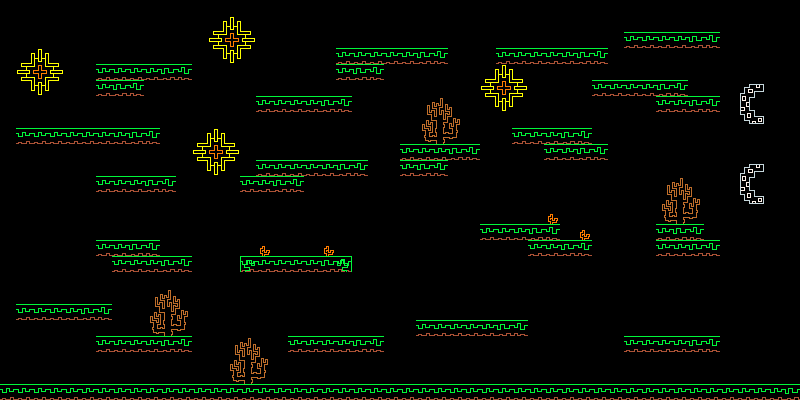

A 2D game scene composited from a Tiled map and its tileset images. What follows is a short description and the map's XML, with every tile layer's data as written:
An orthogonal 50x25 tile map with 16x16 px tiles, 2 tile layers (Tile Layer 1, deco) and 27 objects (22x soil, actor).

<map version="1.4" tiledversion="1.4.2" orientation="orthogonal" renderorder="right-down" width="50" height="25" tilewidth="16" tileheight="16" infinite="0" nextlayerid="4" nextobjectid="42">
 <tileset firstgid="1" name="tileset" tilewidth="16" tileheight="16" tilecount="480" columns="20">
  <image source="../img/Tileset.png" width="320" height="384" />
 </tileset>
 <layer id="1" name="Tile Layer 1" width="50" height="25">
  <data encoding="csv">
0,0,0,0,0,0,0,0,0,0,0,0,0,0,0,0,0,0,0,0,0,0,0,0,0,0,0,0,0,0,0,0,0,0,0,0,0,0,0,0,0,0,0,0,0,0,0,0,0,0,
0,0,0,0,0,0,0,0,0,0,0,0,0,0,0,0,0,0,0,0,0,0,0,0,0,0,0,0,0,0,0,0,0,0,0,0,0,0,0,0,0,0,0,0,0,0,0,0,0,0,
0,0,0,0,0,0,0,0,0,0,0,0,0,0,0,0,0,0,0,0,0,0,0,0,0,0,0,0,0,0,0,0,0,0,0,0,0,0,0,2,2,2,2,3,4,0,0,0,0,0,
0,0,0,0,0,0,0,0,0,0,0,0,0,0,0,0,0,0,0,0,0,2,2,2,2,2,3,4,0,0,0,2,2,2,2,2,3,4,0,0,0,0,0,0,0,0,0,0,0,0,
0,0,0,0,0,0,2,2,2,2,3,4,0,0,0,0,0,0,0,0,0,2,3,4,0,0,0,0,0,0,0,0,0,0,0,0,0,0,0,0,0,0,0,0,0,0,0,0,0,0,
0,0,0,0,0,0,2,3,4,0,0,0,0,0,0,0,0,0,0,0,0,0,0,0,0,0,0,0,0,0,0,0,0,0,0,0,0,2,2,2,2,3,4,0,0,0,0,0,0,0,
0,0,0,0,0,0,0,0,0,0,0,0,0,0,0,0,2,2,2,2,3,4,0,0,0,0,0,0,0,0,0,0,0,0,0,0,0,0,0,0,0,2,2,3,4,0,0,0,0,0,
0,0,0,0,0,0,0,0,0,0,0,0,0,0,0,0,0,0,0,0,0,0,0,0,0,0,0,0,0,0,0,0,0,0,0,0,0,0,0,0,0,0,0,0,0,0,0,0,0,0,
0,2,2,2,2,2,2,2,3,4,0,0,0,0,0,0,0,0,0,0,0,0,0,0,0,0,0,0,0,0,0,0,2,2,2,3,4,0,0,0,0,0,0,0,0,0,0,0,0,0,
0,0,0,0,0,0,0,0,0,0,0,0,0,0,0,0,0,0,0,0,0,0,0,0,0,2,2,2,3,4,0,0,0,0,2,2,3,4,0,0,0,0,0,0,0,0,0,0,0,0,
0,0,0,0,0,0,0,0,0,0,0,0,0,0,0,0,2,2,2,2,2,3,4,0,0,2,3,4,0,0,0,0,0,0,0,0,0,0,0,0,0,0,0,0,0,0,0,0,0,0,
0,0,0,0,0,0,2,2,2,3,4,0,0,0,0,2,2,3,4,0,0,0,0,0,0,0,0,0,0,0,0,0,0,0,0,0,0,0,0,0,0,0,0,0,0,0,0,0,0,0,
0,0,0,0,0,0,0,0,0,0,0,0,0,0,0,0,0,0,0,0,0,0,0,0,0,0,0,0,0,0,0,0,0,0,0,0,0,0,0,0,0,0,0,0,0,0,0,0,0,0,
0,0,0,0,0,0,0,0,0,0,0,0,0,0,0,0,0,0,0,0,0,0,0,0,0,0,0,0,0,0,0,0,0,0,0,0,0,0,0,0,0,0,0,0,0,0,0,0,0,0,
0,0,0,0,0,0,0,0,0,0,0,0,0,0,0,0,0,0,0,0,0,0,0,0,0,0,0,0,0,0,2,2,2,3,4,0,0,0,0,0,0,2,3,4,0,0,0,0,0,0,
0,0,0,0,0,0,2,2,3,4,0,0,0,0,0,0,0,0,0,0,0,0,0,0,0,0,0,0,0,0,0,0,0,2,2,3,4,0,0,0,0,2,2,3,4,0,0,0,0,0,
0,0,0,0,0,0,0,2,2,2,3,4,0,0,0,2,2,2,2,2,3,4,0,0,0,0,0,0,0,0,0,0,0,0,0,0,0,0,0,0,0,0,0,0,0,0,0,0,0,0,
0,0,0,0,0,0,0,0,0,0,0,0,0,0,0,0,0,0,0,0,0,0,0,0,0,0,0,0,0,0,0,0,0,0,0,0,0,0,0,0,0,0,0,0,0,0,0,0,0,0,
0,0,0,0,0,0,0,0,0,0,0,0,0,0,0,0,0,0,0,0,0,0,0,0,0,0,0,0,0,0,0,0,0,0,0,0,0,0,0,0,0,0,0,0,0,0,0,0,0,0,
0,2,2,2,2,3,4,0,0,0,0,0,0,0,0,0,0,0,0,0,0,0,0,0,0,0,0,0,0,0,0,0,0,0,0,0,0,0,0,0,0,0,0,0,0,0,0,0,0,0,
0,0,0,0,0,0,0,0,0,0,0,0,0,0,0,0,0,0,0,0,0,0,0,0,0,0,2,2,2,2,2,3,4,0,0,0,0,0,0,0,0,0,0,0,0,0,0,0,0,0,
0,0,0,0,0,0,2,2,2,2,3,4,0,0,0,0,0,0,2,2,2,2,3,4,0,0,0,0,0,0,0,0,0,0,0,0,0,0,0,2,2,2,2,3,4,0,0,0,0,0,
0,0,0,0,0,0,0,0,0,0,0,0,0,0,0,0,0,0,0,0,0,0,0,0,0,0,0,0,0,0,0,0,0,0,0,0,0,0,0,0,0,0,0,0,0,0,0,0,0,0,
0,0,0,0,0,0,0,0,0,0,0,0,0,0,0,0,0,0,0,0,0,0,0,0,0,0,0,0,0,0,0,0,0,0,0,0,0,0,0,0,0,0,0,0,0,0,0,0,0,0,
2,2,2,2,2,2,2,2,2,2,2,2,2,2,2,2,2,2,2,2,2,2,2,2,2,2,2,2,2,2,2,2,2,2,2,2,2,2,2,2,2,2,2,2,2,2,2,2,2,3
</data>
 </layer>
 <layer id="3" name="deco" width="50" height="25">
  <data encoding="csv">
0,0,0,0,0,0,0,0,0,0,0,0,0,0,0,0,0,0,0,0,0,0,0,0,0,0,0,0,0,0,0,0,0,0,0,0,0,0,0,0,0,0,0,0,0,0,0,0,0,0,
0,0,0,0,0,0,0,0,0,0,0,0,0,182,183,184,0,0,0,0,0,0,0,0,0,0,0,0,0,0,0,0,0,0,0,0,0,0,0,0,0,0,0,0,0,0,0,0,0,0,
0,0,0,0,0,0,0,0,0,0,0,0,0,202,203,204,0,0,0,0,0,0,0,0,0,0,0,0,0,0,0,0,0,0,0,0,0,0,0,0,0,0,0,0,0,0,0,0,0,0,
0,182,183,184,0,0,0,0,0,0,0,0,0,222,223,224,0,0,0,0,0,0,0,0,0,0,0,0,0,0,0,0,0,0,0,0,0,0,0,0,0,0,0,0,0,0,0,0,0,0,
0,202,203,204,0,0,0,0,0,0,0,0,0,0,0,0,0,0,0,0,0,0,0,0,0,0,0,0,0,0,182,183,184,0,0,0,0,0,0,0,0,0,0,0,0,0,0,0,0,0,
0,222,223,224,0,0,0,0,0,0,0,0,0,0,0,0,0,0,0,0,0,0,0,0,0,0,0,0,0,0,202,203,204,0,0,0,0,0,0,0,0,0,0,0,0,0,22,23,24,0,
0,0,0,0,0,0,0,0,0,0,0,0,0,0,0,0,0,0,0,0,0,0,0,0,0,0,173,174,175,0,222,223,224,0,0,0,0,0,0,0,0,0,0,0,0,0,42,43,44,0,
0,0,0,0,0,0,0,0,0,0,0,0,0,0,0,0,0,0,0,0,0,0,0,0,0,0,193,194,195,0,0,0,0,0,0,0,0,0,0,0,0,0,0,0,0,0,62,63,64,0,
0,0,0,0,0,0,0,0,0,0,0,0,182,183,184,0,0,0,0,0,0,0,0,0,0,0,213,214,215,0,0,0,0,0,0,0,0,0,0,0,0,0,0,0,0,0,0,0,0,0,
0,0,0,0,0,0,0,0,0,0,0,0,202,203,204,0,0,0,0,0,0,0,0,0,0,0,0,0,0,0,0,0,0,0,0,0,0,0,0,0,0,0,0,0,0,0,0,0,0,0,
0,0,0,0,0,0,0,0,0,0,0,0,222,223,224,0,0,0,0,0,0,0,0,0,0,0,0,0,0,0,0,0,0,0,0,0,0,0,0,0,0,0,0,0,0,0,22,23,24,0,
0,0,0,0,0,0,0,0,0,0,0,0,0,0,0,0,0,0,0,0,0,0,0,0,0,0,0,0,0,0,0,0,0,0,0,0,0,0,0,0,0,173,174,175,0,0,42,43,44,0,
0,0,0,0,0,0,0,0,0,0,0,0,0,0,0,0,0,0,0,0,0,0,0,0,0,0,0,0,0,0,0,0,0,0,0,0,0,0,0,0,0,193,194,195,0,0,62,63,64,0,
0,0,0,0,0,0,0,0,0,0,0,0,0,0,0,0,0,0,0,0,0,0,0,0,0,0,0,0,0,0,0,0,0,0,292,0,0,0,0,0,0,213,214,215,0,0,0,0,0,0,
0,0,0,0,0,0,0,0,0,0,0,0,0,0,0,0,0,0,0,0,0,0,0,0,0,0,0,0,0,0,0,0,0,0,0,0,292,0,0,0,0,0,0,0,0,0,0,0,0,0,
0,0,0,0,0,0,0,0,0,0,0,0,0,0,0,0,292,0,0,0,292,0,0,0,0,0,0,0,0,0,0,0,0,0,0,0,0,0,0,0,0,0,0,0,0,0,0,0,0,0,
0,0,0,0,0,0,0,0,0,0,0,0,0,0,0,1,0,0,0,0,0,5,0,0,0,0,0,0,0,0,0,0,0,0,0,0,0,0,0,0,0,0,0,0,0,0,0,0,0,0,
0,0,0,0,0,0,0,0,0,0,0,0,0,0,0,0,0,0,0,0,0,0,0,0,0,0,0,0,0,0,0,0,0,0,0,0,0,0,0,0,0,0,0,0,0,0,0,0,0,0,
0,0,0,0,0,0,0,0,0,173,174,175,0,0,0,0,0,0,0,0,0,0,0,0,0,0,0,0,0,0,0,0,0,0,0,0,0,0,0,0,0,0,0,0,0,0,0,0,0,0,
0,0,0,0,0,0,0,0,0,193,194,195,0,0,0,0,0,0,0,0,0,0,0,0,0,0,0,0,0,0,0,0,0,0,0,0,0,0,0,0,0,0,0,0,0,0,0,0,0,0,
0,0,0,0,0,0,0,0,0,213,214,215,0,0,0,0,0,0,0,0,0,0,0,0,0,0,0,0,0,0,0,0,0,0,0,0,0,0,0,0,0,0,0,0,0,0,0,0,0,0,
0,0,0,0,0,0,0,0,0,0,0,0,0,0,173,174,175,0,0,0,0,0,0,0,0,0,0,0,0,0,0,0,0,0,0,0,0,0,0,0,0,0,0,0,0,0,0,0,0,0,
0,0,0,0,0,0,0,0,0,0,0,0,0,0,193,194,195,0,0,0,0,0,0,0,0,0,0,0,0,0,0,0,0,0,0,0,0,0,0,0,0,0,0,0,0,0,0,0,0,0,
0,0,0,0,0,0,0,0,0,0,0,0,0,0,213,214,215,0,0,0,0,0,0,0,0,0,0,0,0,0,0,0,0,0,0,0,0,0,0,0,0,0,0,0,0,0,0,0,0,0,
0,0,0,0,0,0,0,0,0,0,0,0,0,0,0,0,0,0,0,0,0,0,0,0,0,0,0,0,0,0,0,0,0,0,0,0,0,0,0,0,0,0,0,0,0,0,0,0,0,0
</data>
 </layer>
 <objectgroup id="2" name="ground">
  <object id="1" name="soil" x="96" y="64" width="96" height="16" />
  <object id="2" name="soil" x="16" y="128" width="144" height="16" />
  <object id="3" name="soil" x="96" y="176" width="80" height="16" />
  <object id="4" name="soil" x="96" y="240" width="64" height="16" />
  <object id="5" name="soil" x="112" y="256" width="80" height="16" />
  <object id="8" name="soil" x="16" y="304" width="96" height="16" />
  <object id="11" name="soil" x="96" y="336" width="96" height="16" />
  <object id="12" name="soil" x="0" y="384" width="752" height="16" />
  <object id="13" name="soil" x="288" y="336" width="96" height="16" />
  <object id="14" name="soil" x="240" y="256" width="112" height="16" />
  <object id="15" name="soil" x="416" y="320" width="112" height="16" />
  <object id="16" name="soil" x="480" y="224" width="80" height="16" />
  <object id="17" name="soil" x="528" y="240" width="64" height="16" />
  <object id="18" name="soil" x="624" y="336" width="96" height="16" />
  <object id="19" name="soil" x="240" y="176" width="64" height="16" />
  <object id="20" name="soil" x="256" y="160" width="112" height="16" />
  <object id="21" name="soil" x="272" y="96" width="80" height="16" />
  <object id="22" name="soil" x="400" y="144" width="64" height="16" />
  <object id="23" name="soil" x="400" y="160" width="48" height="16" />
  <object id="24" name="soil" x="512" y="128" width="80" height="16" />
  <object id="25" name="soil" x="544" y="144" width="64" height="16" />
  <object id="27" name="soil" x="656" y="224" width="48" height="16" />
  <object id="28" name="actor" x="29.3333" y="348" width="18.6667" height="18.6667" />
  <object id="30" x="336" y="48" width="112" height="16" />
  <object id="31" x="336" y="64" width="48" height="16" />
  <object id="32" x="256" y="96" width="16" height="16" />
  <object id="33" x="496" y="48" width="112" height="16" />
 </objectgroup>
</map>
